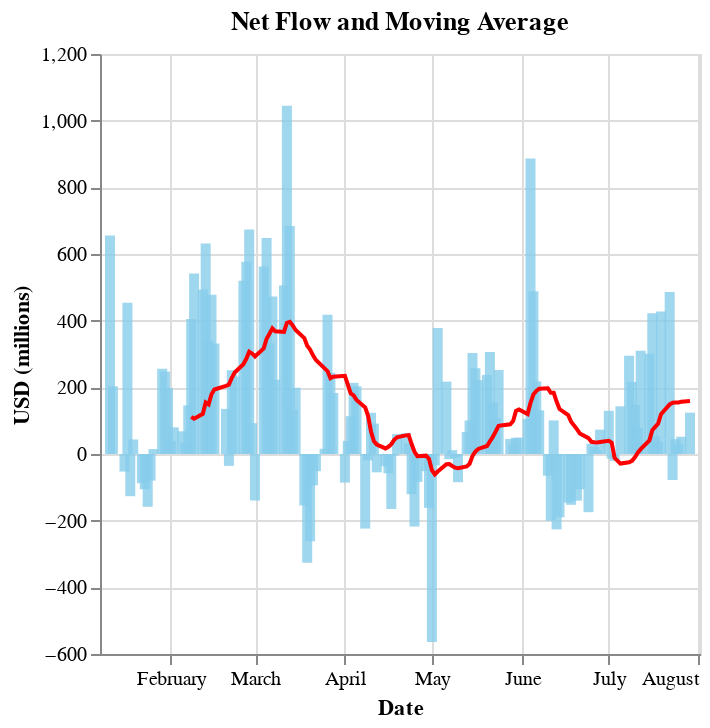

The notebook cell this image was saved under:
### Code cell
window = 20
net_flow[str(window) + "_MA"] = net_flow['Net flow total (USD)'].rolling(window=window).mean()

# Create the bar chart
bar_chart = alt.Chart(net_flow).mark_bar(opacity=0.8).encode(
    x=alt.X('Date:T', axis=alt.Axis(title='Date')),
    y=alt.Y('Net flow total (USD):Q', axis=alt.Axis(title='USD (millions)')),
    color=alt.value('skyblue')
).properties(
    title='Net Flow and Moving Average'
)

# Create the bar chart
line_chart = alt.Chart(net_flow).mark_line().encode(
    x=alt.X('Date:T', axis=alt.Axis(title='Date')),
    y=alt.Y(str(window) + "_MA:Q", axis=alt.Axis(title='USD (millions)')),
    color=alt.value('red')
).properties(
    title='Net Flow and Moving Average'
)


# Combine the charts
combined_chart = alt.layer(bar_chart, line_chart)

combined_chart.show()

### Figure 1 — Vega-Lite specification as saved in the notebook (floating-point values rounded to 4 significant figures; data arrays with more than 128 entries replaced by an {"elided": "..."} marker saying what was removed)
{"config": {"view": {"continuousWidth": 300, "continuousHeight": 300}}, "layer": [{"mark": {"type": "bar", "opacity": 0.8}, "encoding": {"color": {"value": "skyblue"}, "x": {"axis": {"title": "Date"}, "field": "Date", "type": "temporal"}, "y": {"axis": {"title": "USD (millions)"}, "field": "Net flow total (USD)", "type": "quantitative"}}, "title": "Net Flow and Moving Average"}, {"mark": {"type": "line"}, "encoding": {"color": {"value": "red"}, "x": {"axis": {"title": "Date"}, "field": "Date", "type": "temporal"}, "y": {"axis": {"title": "USD (millions)"}, "field": "20_MA", "type": "quantitative"}}, "title": "Net Flow and Moving Average"}], "data": {"name": "data-f78319c429a0894d61aa3100b0d86e65"}, "$schema": "https://vega.github.io/schema/vega-lite/v5.17.0.json", "datasets": {"data-f78319c429a0894d61aa3100b0d86e65": {"elided": "137 records"}}}
